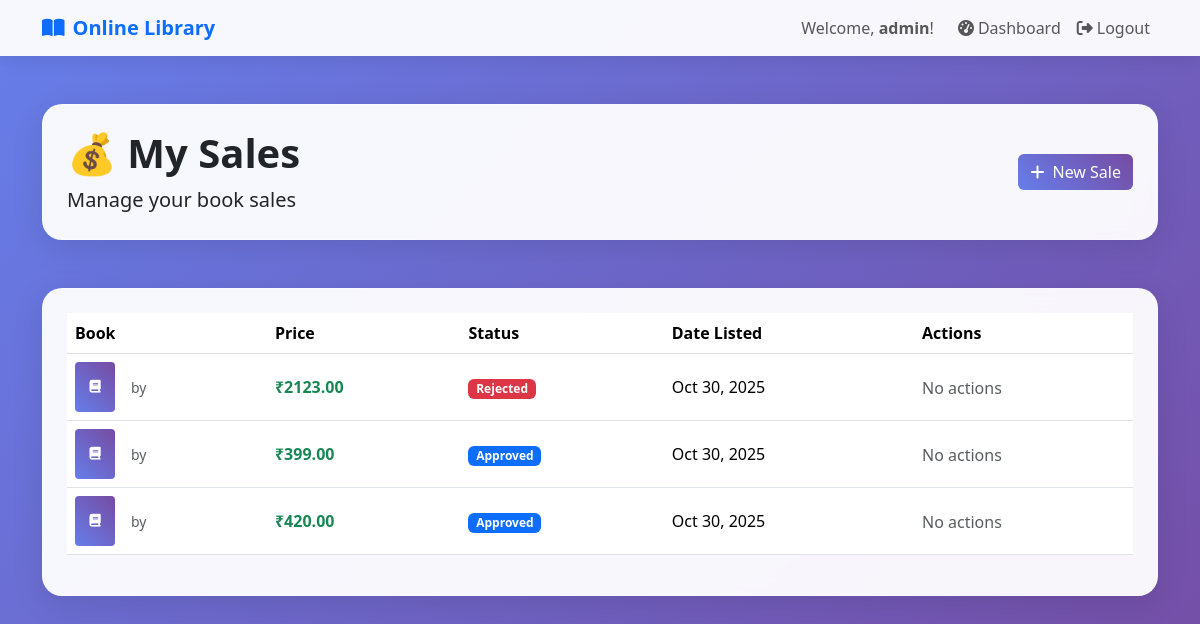
Before: /sales/ (signed in) with the older database file.
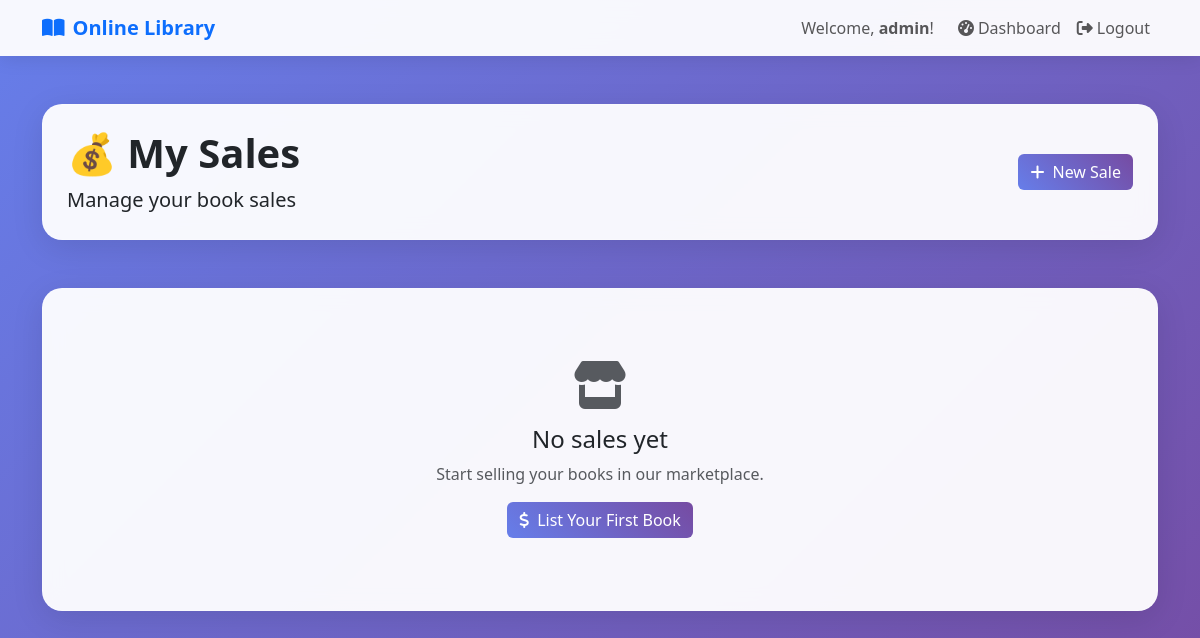
After: the same page with the newer database file.
### catalog/models.py (models this page shows, shortened)
class CustomUser(AbstractUser):
    ROLE_CHOICES = (
        ('admin', 'Admin'),
        ('user', 'User'),
    )
    role = models.CharField(max_length=10, choices=ROLE_CHOICES, default='user')

class Sale(models.Model):
    STATUS_CHOICES = (
        ('pending', 'Pending'),
        ('approved', 'Approved'),
        ('rejected', 'Rejected'),
        ('sold', 'Sold'),
    )
    user = models.ForeignKey(settings.AUTH_USER_MODEL, on_delete=models.CASCADE)
    book_title = models.CharField(max_length=255)
    author = models.CharField(max_length=255)
    category = models.ForeignKey(Category, on_delete=models.SET_NULL, null=True, blank=True)
    condition = models.CharField(max_length=100, default="Good")
    description = models.TextField(blank=True, null=True)
    price = models.DecimalField(max_digits=8, decimal_places=2)
    status = models.CharField(max_length=10, choices=STATUS_CHOICES, default='pending')
    created_at = models.DateTimeField(auto_now_add=True)
    updated_at = models.DateTimeField(auto_now=True)

### catalog/views.py (the view)
# urls.py: path("sales/", views.sale_list, name="sale_list"),
@login_required
def sale_list(request):
    if request.user.is_superuser or getattr(request.user, 'role', '') == 'admin':
        sales = Sale.objects.all()  # Admin sees all
    else:
        sales = Sale.objects.filter(user=request.user)  # User sees only their own
    return render(request, "catalog/sale_list.html", {"sales": sales})

### templates/catalog/sale_list.html (shortened to what this page needs)
{% extends "catalog/base.html" %}
{% block content %}
<div class="container py-5">
    <div class="row mb-5">
        <div class="col-12">
            <div class="glass-card p-4">
                <div class="row align-items-center">
                    <div class="col-md-8">
                        <h1 class="display-6 fw-bold mb-2">💰 My Sales</h1>
                        <p class="lead mb-0">Manage your book sales</p>
                    </div>
                    <div class="col-md-4 text-end">
                        <a href="{% url 'sell_book' %}" class="btn btn-gradient">
                            <i class="fas fa-plus me-2"></i>New Sale
                        </a>
                    </div>
                </div>
            </div>
        </div>
    </div>
    <div class="row">
        <div class="col-12">
            <div class="glass-card p-4">
                {% if sales %}
                <div class="table-responsive">
                    <table class="table table-hover align-middle">
                        <thead>
                            <tr>
                                <th>Book</th>
                                <th>Price</th>
                                <th>Status</th>
                                <th>Date Listed</th>
                                <th>Actions</th>
                            </tr>
                        </thead>
                        <tbody>
                            {% for sale in sales %}
                            <tr>
                                <td>
                                    <div class="d-flex align-items-center">
                                        <div class="book-cover-small me-3" style="width: 40px; height: 50px; background: linear-gradient(45deg, #667eea, #764ba2); border-radius: 4px; display: flex; align-items: center; justify-content: center; color: white;">
                                            <i class="fas fa-book"></i>
                                        </div>
                                        <div>
                                            <small class="text-muted">by {{ sale.book.author }}</small>
                                        </div>
                                    </div>
                                </td>
                                <td class="fw-bold text-success">₹{{ sale.price }}</td>
                                <td>
                                    <span class="badge bg-{% if sale.status == 'sold' %}success{% elif sale.status == 'rejected' %}danger{% elif sale.status == 'approved' %}primary{% else %}warning{% endif %}">
                                        {{ sale.status|title }}
                                    </span>
                                </td>
                                <td>{{ sale.created_at|date:"M d, Y" }}</td>
                                <td>
                                    <div class="btn-group">
                                        {% if user.is_superuser or user.role == 'admin' %}
                                            {% if sale.status == 'pending' %}
                                                <a href="{% url 'approve_sale' sale.id %}" class="btn btn-sm btn-success">
                                                    <i class="fas fa-check"></i>
                                                </a>
                                                <a href="{% url 'reject_sale' sale.id %}" class="btn btn-sm btn-danger">
                                                    <i class="fas fa-times"></i>
                                                </a>
                                            {% else %}
                                                <span class="text-muted">No actions</span>
                                            {% endif %}
                                        {% endif %}
                                    </div>
                                </td>
                            </tr>
                            {% endfor %}
                        </tbody>
                    </table>
                </div>
                {% else %}
                <div class="text-center py-5">
                    <i class="fas fa-store fa-3x text-muted mb-3"></i>
                    <h4>No sales yet</h4>
                    <p class="text-muted">Start selling your books in our marketplace.</p>
                    <a href="{% url 'sell_book' %}" class="btn btn-gradient">
                        <i class="fas fa-dollar-sign me-2"></i>List Your First Book
                    </a>
                </div>
                {% endif %}
            </div>
        </div>
    </div>
</div>
{% endblock %}

### templates/catalog/base.html (shortened to what this page needs)
{% load static %}
<!DOCTYPE html>
<html lang="en">
<head>
    <link href="https://cdn.jsdelivr.net/npm/bootstrap@5.3.2/dist/css/bootstrap.min.css" rel="stylesheet">
    <link href="https://cdnjs.cloudflare.com/ajax/libs/font-awesome/6.4.0/css/all.min.css" rel="stylesheet">
</head>
<body>
    <nav class="navbar navbar-expand-lg navbar-light nav-glass">
        <div class="container">
            <a class="navbar-brand fw-bold text-primary" href="{% url 'home' %}">
                <i class="fas fa-book-open me-2"></i>Online Library
            </a>
            <div class="navbar-nav ms-auto">
                {% if user.is_authenticated %}
                    <span class="navbar-text me-3">Welcome, <strong>{{ user.username }}</strong>!</span>
                    <a class="nav-link" href="{% url 'dashboard' %}"><i class="fas fa-tachometer-alt me-1"></i>Dashboard</a>
                <form method="post" action="{% url 'logout' %}" class="d-inline">
                    <button type="submit" class="nav-link btn btn-link" style="border: none; background: none; cursor: pointer;">
                        <i class="fas fa-sign-out-alt me-1"></i>Logout
                    </button>
                </form>
                {% else %}
                    <a class="nav-link" href="{% url 'login' %}"><i class="fas fa-sign-in-alt me-1"></i>Login</a>
                    <a class="nav-link" href="{% url 'register' %}"><i class="fas fa-user-plus me-1"></i>Register</a>
                {% endif %}
            </div>
        </div>
    </nav>
    {% block content %}{% endblock %}
</body>
</html>

### templates/catalog/base.html (style rules this page uses)
:root { --primary: #2c3e50; --secondary: #3498db; --success: #27ae60; --warning: #f39c12; --danger: #e74c3c; --light: #ecf0f1; --dark: #2c3e50; }
body { font-family: 'Segoe UI', Tahoma, Geneva, Verdana, sans-serif; background: linear-gradient(135deg, #667eea 0%, #764ba2 100%); min-height: 100vh; }
.glass-card { background: rgba(255, 255, 255, 0.95); backdrop-filter: blur(10px); border-radius: 20px; border: 1px solid rgba(255, 255, 255, 0.2); box-shadow: 0 8px 32px rgba(0, 0, 0, 0.1); }
.nav-glass { background: rgba(255, 255, 255, 0.95) !important; backdrop-filter: blur(10px); box-shadow: 0 2px 20px rgba(0, 0, 0, 0.1); }
.btn-gradient { background: linear-gradient(45deg, #667eea, #764ba2); border: none; color: white; transition: all 0.3s ease; }

Changed rows visible on the page:
removed Sale: price "2123.00", status "Rejected", created_at "Oct 30, 2025", shows "No actions"
removed Sale: price "399.00", status "Approved", created_at "Oct 30, 2025", shows "No actions"
removed Sale: price "420.00", status "Approved", created_at "Oct 30, 2025", shows "No actions"
Other visible differences:
text no longer shown: "Book Price Status Date Listed Actions"
text now shown: "No sales yet Start selling your books in our marketplace. List Your First Book"
